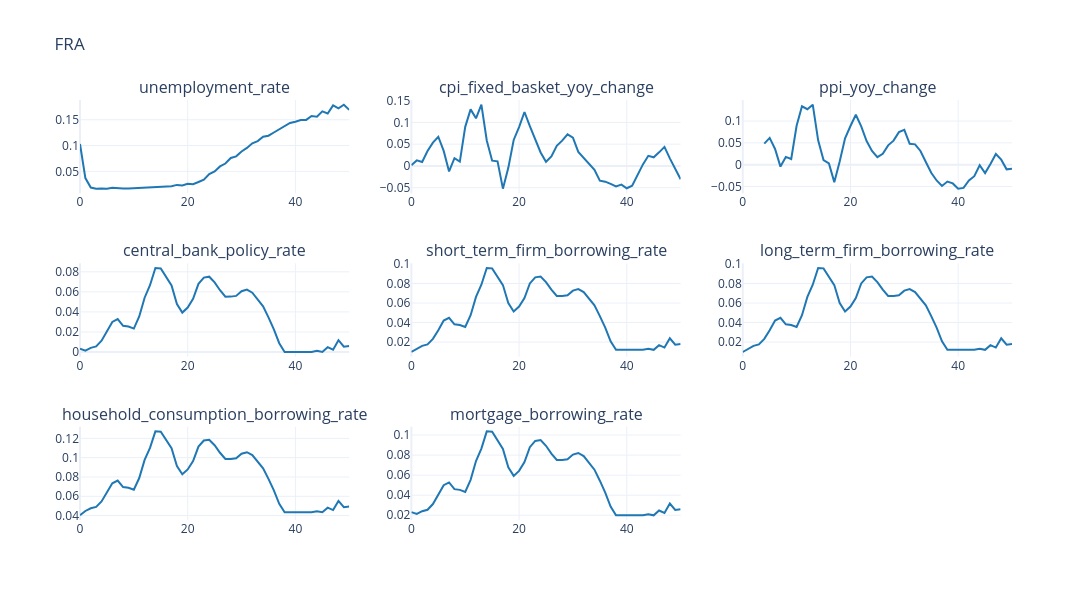

The cell this chart's notebook holds for it:
### Code cell
cols = [ 
    'unemployment_rate', 'cpi_fixed_basket_yoy_change', 'ppi_yoy_change',
    'central_bank_policy_rate', 'short_term_firm_borrowing_rate', 'long_term_firm_borrowing_rate',
    'household_consumption_borrowing_rate', 'mortgage_borrowing_rate'
    ]


#  Plot interest variables
plot_output(
    df=df_base[cols],
    no_rows=3,
    no_cols=3,
    country_code=cfg.country_iso3,
    line_color="#1f77b4",
    base_height=200,
    base_width=400,
)
